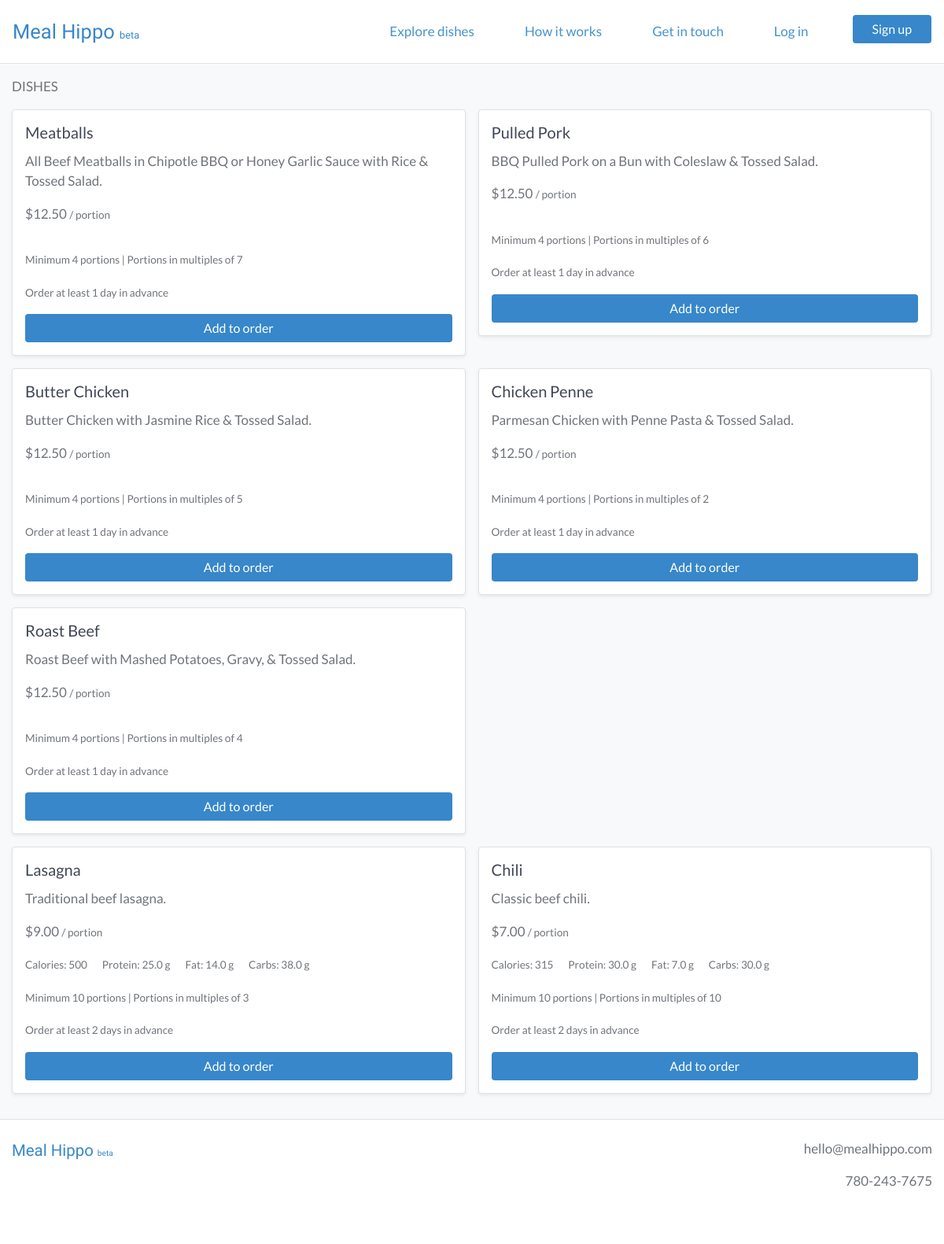
Screenshot of /order/items with the database file from the repository.
### webplatform/models.py (models this page shows, shortened)
class Item(models.Model):
    supplier = models.ForeignKey(Supplier, on_delete=models.CASCADE)
    name = models.CharField(max_length=100)
    description = models.TextField()
    price = models.FloatField()
    minimum_portions = models.IntegerField(blank=True, null=True)
    portion_increment = models.IntegerField(blank=True, null=True)
    minimum_lead_time = models.IntegerField(blank=True, null=True)
    calories = models.IntegerField(blank=True, null=True)
    protein = models.FloatField(blank=True, null=True)
    fat = models.FloatField(blank=True, null=True)
    carbs = models.FloatField(blank=True, null=True)
    is_active = models.BooleanField()
    created_at = models.DateTimeField(auto_now_add=True)
    modified_at = models.DateTimeField(auto_now=True)

### webplatform/views.py (the view, shortened to what this page needs)
# urls.py: path('order/items', views.OrderItemsView.as_view(), name='order_items_view'),
class OrderItemsView(IsSubscribedMixin, ListView):
    model = models.Supplier
    template_name = 'webplatform/order_items_view.html'
    context_object_name = 'active_suppliers'
    def get_queryset(self):
        return models.Supplier.objects.filter(is_active=True)
    def get_context_data(self, **kwargs):
        context = super().get_context_data(**kwargs)
        return context

### webplatform/views.py (called while the page is built)
    def get_context_data(self, **kwargs):
        context = super(IsSubscribedMixin, self).get_context_data(**kwargs)
        if self.request.user.is_authenticated:
            user_subscription_qs = models.UserSubscription.objects.filter(user=self.request.user)
            user_subscription = user_subscription_qs[0]
            context['is_subscribed'] = user_subscription.is_subscribed
        return context

### webplatform/templates/webplatform/order_items_view.html (shortened to what this page needs)
{% extends 'base.html' %}
{% load static %}
{% load humanize %}
{% block content %}
<div class="container-fluid bg-light py-3">
  <div class="row">
    {% if order_items %}
      <div class="col-8 pr-0">
    {% else %}
      <div class="col pr-0">
    {% endif %}
      <div class="container-fluid p-0">
        <p >DISHES</p>
        {% for active_supplier in active_suppliers %}
          <div class="row m-0 p-0">
              {% for item in active_supplier.item_set.all %}
                <div class="col-lg-6 col-12 mb-3 m-0 p-0">
                  <div class="card mr-3 p-3 border rounded shadow-sm">
                    <h5 class="card-title">{{ item.name }}</h5>
                    <p class="card-text">{{ item.description }}</p>
                    <p class="card-text">${{ item.price|floatformat:2|intcomma }} <small>/ portion</small></p>
                    <p class="card-text"><small>{% if item.calories %}Calories: {{ item.calories }} &emsp; {% endif %}{% if item.protein %}Protein: {{ item.protein }} g &emsp; {% endif %}{% if item.fat %}Fat: {{ item.fat }} g &emsp; {% endif %}{% if item.carbs %}Carbs: {{ item.carbs }} g{% endif %}</small></p>
                    <p class="card-text"><small>
                      Minimum {{ item.minimum_portions }} {% if item.minimum_portions > 1 %}portions{% else %}portion{% endif %}
                      {% if item.portion_increment > 1 %} | Portions in multiples of {{ item.portion_increment }}{% endif %}
                    </small></p>
                    <p class="card-text"><small>Order at least {{ item.minimum_lead_time }} {% if item.minimum_lead_time > 1 %}days{% else %}day{% endif %} in advance</small></p>
                    {% if user.is_authenticated %}
                      <a href="{{ item.get_add_to_order_url }}" class="btn btn-primary btn-block">Add to order</a>
                    {% else %}
                      <a href="{% url 'login' %}?next={% url 'webplatform:order_items_view' %}" class="btn btn-primary btn-block">Add to order</a>
                    {% endif %}
                  </div>
                </div>
              {% endfor %}
          </div>
        {% endfor %}
      </div>
    </div>
  </div>
</div>
{% endblock %}

### templates/base.html (shortened to what this page needs)
{% load static %}
{% load cart_templatetags %}
<!DOCTYPE html>
<html lang="en" dir="ltr">
  <head>
    <link rel="stylesheet" href="https://stackpath.bootstrapcdn.com/bootstrap/4.4.1/css/bootstrap.min.css">
    <link rel="stylesheet" type="text/css" href="{% static 'style.css' %}">
  </head>
  <body>
    <nav class="navbar navbar-expand-md navbar-light py-3 border-bottom">
      <a class="navbar-brand" href="{% url 'webplatform:home_view' %}">Meal&nbsp;Hippo <small style="font-size: 0.5em;">beta</small></a>
      <div class="collapse navbar-collapse" id="navbarText">
        <ul class="navbar-nav ml-auto">
          <li class="nav-item mr-5">
            <a class="nav-link" href="{% url 'webplatform:order_items_view' %}">Explore dishes</a>
          </li>
          <li class="nav-item mr-5">
            <a class="nav-link" href="{% url 'webplatform:support_view' %}">How it works</a>
          </li>
          <li class="nav-item">
            <a class="nav-link" href="{% url 'webplatform:contact_view' %}">Get in touch</a>
          </li>
          {% if not user.is_authenticated %}
            <li class="nav-item ml-5 mr-5">
              <a class="nav-link" href="{% url 'login' %}">Log in</a>
            </li>
            <li class="nav-item">
              <a class="btn btn-primary" href="{% url 'users:signup' %}?next={% url 'webplatform:order_items_view' %}" role="button">Sign up</a>
            </li>
          {% endif %}
        </ul>
      </div>
    </nav>
    {% block content %}
    {% endblock %}
    <footer>
      <div class="container-fluid text-center py-4 mb-5 border-top">
        <div class="row">
          <div class="col-sm text-sm-left mb-4">
            <span class="logo">
              <a href="{% url 'webplatform:home_view' %}">Meal&nbsp;Hippo <small style="font-size: 0.5em;">beta</small></a>
            </span>
          </div>
          <div class="col-sm text-sm-right">
            <p>hello@mealhippo.com</p>
            <p>780-243-7675</p>
          </div>
        </div>
      </div>
    </footer>
  </body>
</html>

### static/style.css (style rules this page uses)
:root { --heading: #2D3142; --sub_heading: #414655; --text: #70747A; --logo: #3787CA; --button_dark: #3787CA; --button_light: #4693CF; --link_dark: #3787CA; --link_light: #60A9D9; --nav_dark: #4693CF; --nav_light: #60A9D9; --attention_dark: #FFBA08; --attention_light: #FFC518; --attention_text: #392900; }
body { color: var(--text); font-family: 'Lato', sans-serif; font-size: 17px; }
a, .btn-link { color: var(--link_dark); }
h4, h5, h6 { color: var(--sub_heading); line-height: normal; }
.navbar-light .navbar-brand, .logo a { color: var(--logo); font-size: 1.5em; font-family: 'Varela Round', "Arial Rounded MT Bold", "Helvetica Rounded", sans-serif; }
.logo a { font-size: 1.2em; }
.navbar-nav .nav-item a.nav-link { color: var(--nav_dark); }
.btn { padding-left: 25px; padding-right: 25px; }
.btn-primary { background: var(--button_dark); border: none; }

### rows the page displays
Item: name "Meatballs", description "All Beef Meatballs in Chipotle BBQ or Honey Garlic Sauce with Rice & Tossed Salad.", price "12.50", minimum_portions "4", portion_increment "7", minimum_lead_time "1", shows "day"
Item: name "Pulled Pork", description "BBQ Pulled Pork on a Bun with Coleslaw & Tossed Salad.", price "12.50", minimum_portions "4", portion_increment "6", minimum_lead_time "1", shows "day"
Item: name "Butter Chicken", description "Butter Chicken with Jasmine Rice & Tossed Salad.", price "12.50", minimum_portions "4", portion_increment "5", minimum_lead_time "1", shows "day"
Item: name "Chicken Penne", description "Parmesan Chicken with Penne Pasta & Tossed Salad.", price "12.50", minimum_portions "4", portion_increment "2", minimum_lead_time "1", shows "day"
Item: name "Roast Beef", description "Roast Beef with Mashed Potatoes, Gravy, & Tossed Salad.", price "12.50", minimum_portions "4", portion_increment "4", minimum_lead_time "1", shows "day"
Item: name "Lasagna", description "Traditional beef lasagna.", price "9.00", calories "500", protein "25.0", fat "14.0", carbs "38.0", minimum_portions "10", portion_increment "3", minimum_lead_time "2", shows "days"
Item: name "Chili", description "Classic beef chili.", price "7.00", calories "315", protein "30.0", fat "7.0", carbs "30.0", minimum_portions "10", portion_increment "10", minimum_lead_time "2", shows "days"
